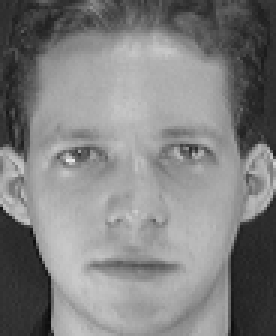
#> input picture Face-Recognition-Using-PCA/dataset/s1/1.pgm, 92 x 112 px, found by its file name (shown 3 times larger); its folder holds only this picture in this run
$ jupyter execute --allow-errors FaceRecognition.ipynb
#> lines starting #> are read from the running program, lines starting #| are printed output that depends on the picture
[cell 1]
import numpy as np

[cell 2]
import os
import cv2

try:
    os.remove("dataset/README")
except:
    print("README not found")

[cell 3]
# pip install natsort
from natsort import natsorted

all_images = []
all_labels = []

entries = os.listdir("dataset")
# Natsort is used to sort the images in the order of their names which the normal sort fails to do
entries = natsorted(entries)
for i,entry in enumerate(entries):
    images = os.listdir("dataset/"+entry)
    images = natsorted(images)
    for image in images:
        # Reading the image and converting it to grayscale
        img = cv2.imread("dataset/"+entry+"/"+image,cv2.IMREAD_GRAYSCALE)
#> img is the input picture: shape (112, 92); min 11, max 234, mean 128.3
        # Flatten / normalize the image
        all_images.append(img.flatten()/255)
        all_labels.append(i+1)

# Generating Data matrix
all_images = np.array(all_images)
all_labels = np.array(all_labels)
all_labels=all_labels.reshape(all_labels.shape[0],-1)

print(f"Images shape: {all_images.shape}")
#| Images shape: (2, 10304)
print(f"Labels shape: {all_labels.shape}")

[cell 4]
# Splitting the data into train and test (Odd images for training and even images for testing) <<-- This is a bad way to do it
Xtrain = all_images[1::2]
Ytrain = all_labels[1::2]
Xtest = all_images[0::2]
Ytest = all_labels[0::2]

print(f"Xtrain shape: {Xtrain.shape}")
#| Xtrain shape: (1, 10304)
print(f"Ytrain shape: {Ytrain.shape}")
print(f"Xtest shape: {Xtest.shape}")
#| Xtest shape: (1, 10304)
print(f"Ytest shape: {Ytest.shape}")

[cell 5]
Xtrain_transposed = Xtrain.transpose()
#> Xtrain_transposed = 10304 values, max 0.816 at index 5002, min 0.00392 at index 8015, mean 0.445
means = [np.mean(row) for row in Xtrain_transposed]
#> means has the same summary as Xtrain_transposed
means = np.array(means)
print(f"Means shape: {means.shape}")
#| Means shape: (10304,)

[cell 6]
Z = Xtrain - means
print(f"Z shape: {Z.shape}")
#| Z shape: (1, 10304)
cov = 1/len(Xtrain) * np.matmul(Z.transpose(),Z)
print(f"Covariance shape: {cov.shape}")
#| Covariance shape: (10304, 10304)

[cell 7]
eig_values, eig_vectors = np.linalg.eigh(cov)
#> eig_values = 10304 values, max 0.486 at index 5030, min -0.42 at index 5027, mean -3.96e-05
idx = eig_values.argsort()[::-1]
#> idx = 10304 values, max 10303 at index 4718, min 0 at index 4714, mean 5151.5
eig_values = eig_values[idx]
#> eig_values = 10304 values, max 0.486 at index 0, min -0.42 at index 10302, mean -3.96e-05
#> (the rest of this cell did not finish here and is left out)

[cell 8]
def get_dimensions(eigen_values, alpha):
#> called with eigen_values = array of shape (10304,), alpha = 0.8
    total = eig_values.sum()
#> total = -0.408
    sum=0
    for i,val in enumerate(eigen_values):
        sum+=val
        if sum/total >= alpha:
            break
#> this loop made 10304 passes
#> (val, sum) on passes 1 to 3: (0.486, 0.486), (0.443, 0.929), (0.431, 1.36)
#> after the loop, sum = -0.408
    return i+1

[cell 9]
alphas = [0.8,0.85,0.9,0.95]
r = [get_dimensions(eig_values,alpha) for alpha in alphas]
#> the loop in get_dimensions (call 2), `for i,val in enumerate(eigen_values):` made 10304 passes
#> r = [10304, 10304, 10304, 10304]
r
#> Out = [10304, 10304, 10304, 10304]

[cell 10]
from sklearn.neighbors import KNeighborsClassifier
from sklearn.metrics import classification_report , accuracy_score
from sklearn.model_selection import GridSearchCV
p_train = []
p_test = []

for dim in (r):

    p_train_data = np.matmul(eig_vectors[:, 0:dim].T, Xtrain.T).T
    p_test_data = np.matmul(eig_vectors[:, 0:dim].T, Xtest.T).T

    p_train.append(p_train_data)
    p_test.append(p_test_data)
#> this loop made 4 passes
#> after the loop, p_test = 4 items; p_train = 4 items

[cell 11]
from sklearn.metrics import make_scorer

knn = KNeighborsClassifier()
parameters = {"n_neighbors":list(range(1,10,2))}
scorer = make_scorer(accuracy_score)
grid_search = GridSearchCV(knn,param_grid=parameters,cv=5,return_train_score=True,scoring=scorer)

[cell 12]
preds = []
#> (the rest of this cell did not finish here and is left out)

[cell 13]
for i in range(len(preds)):
    print(f"Test Accuracy for alpha = {alphas[i]} is {accuracy_score(Ytest.ravel(),preds[i])}")

[cell 14]
import matplotlib.pyplot as plt

def show_faces(imgs):
    plt.figure(figsize=(16,8))
    for i in range(5):
        plt.subplot(1,5,i+1)
        plt.imshow(imgs[:,i].reshape(112,92),cmap='gray')
    plt.show()
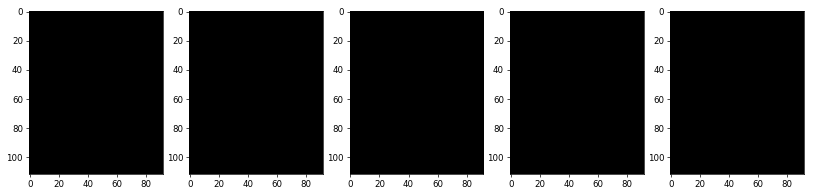
#> figure drawn by matplotlib, 5 panels

show_faces(eig_vectors[:,:5])

[cell 15]
eig_vectors.shape
#> Out = (10304, 10304)
